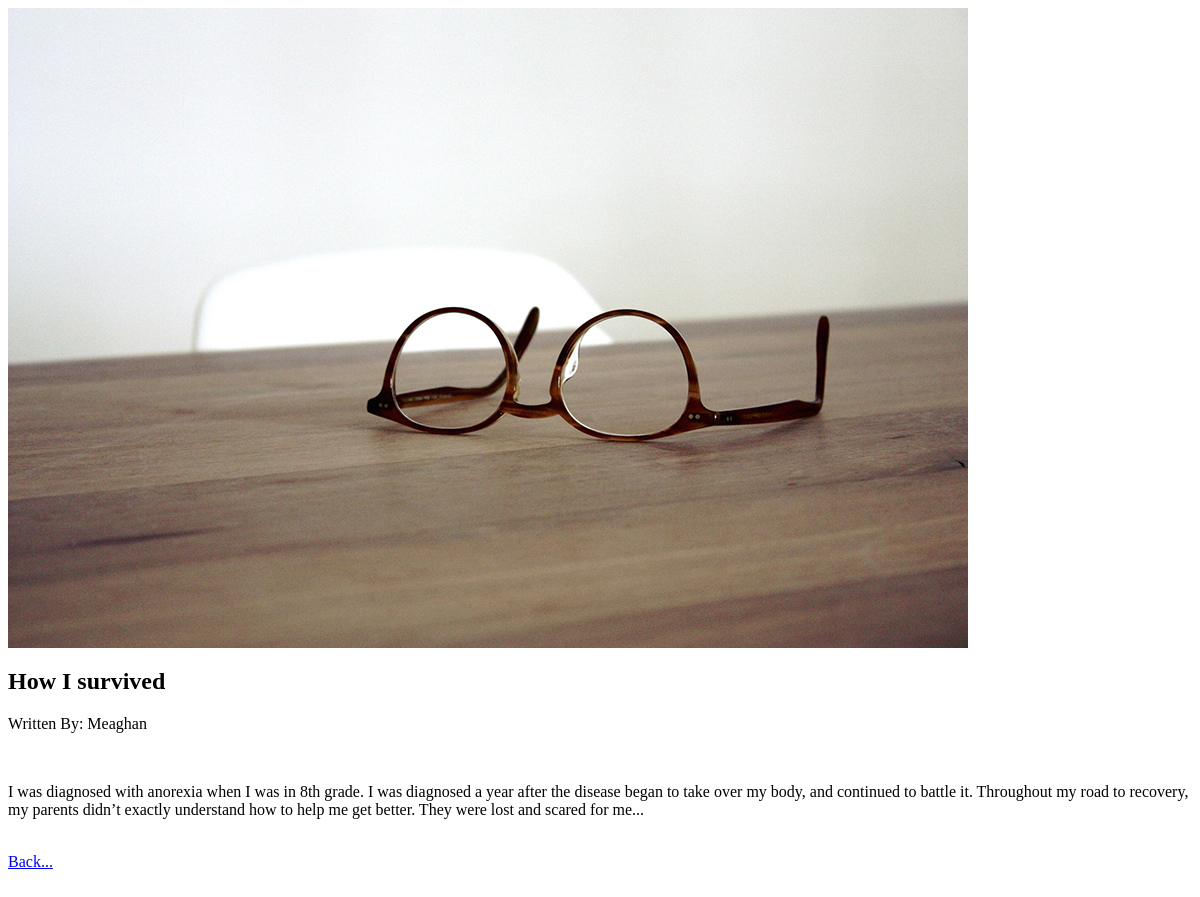
Before: /admin/story_details.php?id=1 with the older database file.
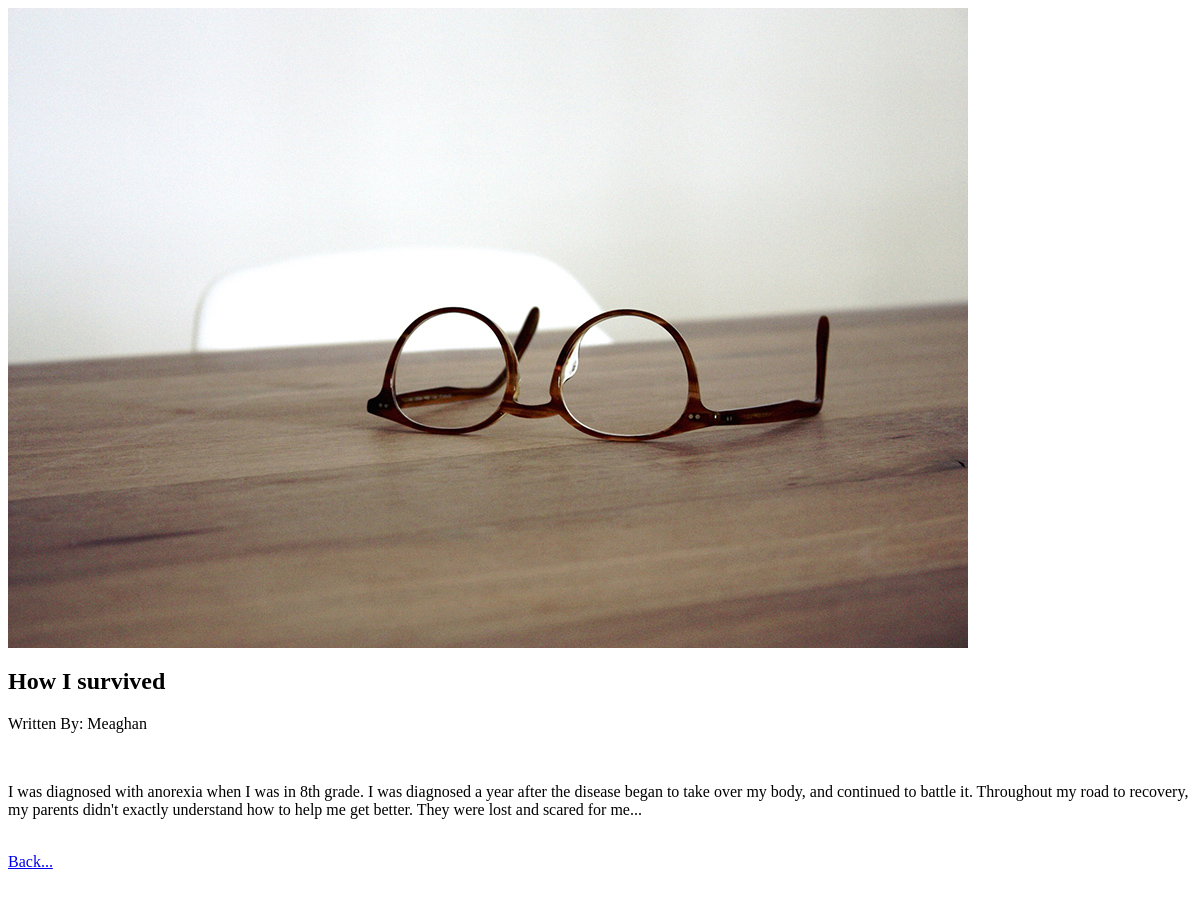
After: the same page with the newer database file.
### tables this page shows
CREATE TABLE IF NOT EXISTS tbl_stories (
  stories_id mediumint(5) unsigned NOT NULL AUTO_INCREMENT,
  stories_image varchar(100) NOT NULL DEFAULT 'cherry-pie.jpg',
  stories_title varchar(100) NOT NULL,
  stories_name varchar(50) NOT NULL,
  stories_story text NOT NULL,
  PRIMARY KEY (stories_id)
);

### admin/includes/read.php (called while the page is built, shortened)
<?php
	function getSingleS($tbl, $col, $id) {
		include('connect.php');
		$querySingle = "SELECT * FROM {$tbl} WHERE {$col}={$id}";
		$runSingle = mysqli_query($link, $querySingle);
		if($runSingle){
			return $runSingle;
		}else{
			$error =  "There was an error accessing this information.  Please contact your admin.";
			return $error;
		}
	}
?>

### admin/story_details.php (the view, shortened to what this page needs)
<?php
	if(isset($_GET['id'])) {
		$tbl = "tbl_stories";
		$col = "stories_id";
		$id = $_GET['id'];
		$getSingle = getSingleS($tbl, $col, $id);
	}
 ?>
 <html>
 <head>
 </head>
 <body>
 	<?php
 	if(!is_string($getSingle)){
		$row = mysqli_fetch_array($getSingle);
			echo "<img src=\"../images/{$row['stories_image']}\" alt=\"{$row['stories_name']}\">
				 <h2>{$row['stories_title']}</h2>
				 <p> Written By: {$row['stories_name']}</p><br>
				 <p>{$row['stories_story']}</p><br>
				 <a href=\"../connected.php\">Back...</a><br><br>";
	}else{
		echo "<p>{$getSingle}</p>";
	}
 	 ?>
 </body>
 </html>

Changed rows visible on the page:
changed tbl_stories "How I survived": stories_story "…to recovery, my parents didn’t exactly understand how to…" → "…to recovery, my parents didn't exactly understand how to…"
